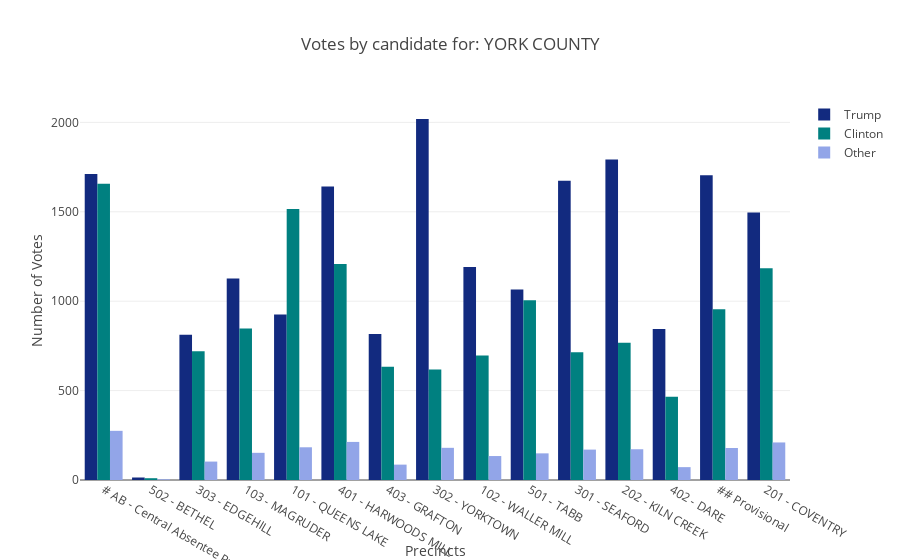

Notebook cell for this chart:
### Code cell
jurisdiction_name='YORK COUNTY'
juris_picker(jurisdiction_name)

### Figure 1 — Plotly figure (JSON) as saved in the notebook; plotly's stock layout.template omitted (floating-point values rounded to 4 significant figures)
{"data": [{"marker": {"color": "#122A7F"}, "name": "Trump", "type": "bar", "uid": "3c8fa4f4-15e9-4d64-86e5-e6addd366d60", "x": ["# AB - Central Absentee Precinct", "502 - BETHEL", "303 - EDGEHILL", "103 - MAGRUDER", "101 - QUEENS LAKE", "401 - HARWOODS MILL", "403 - GRAFTON", "302 - YORKTOWN", "102 - WALLER MILL", "501 - TABB", "301 - SEAFORD", "202 - KILN CREEK", "402 - DARE", "## Provisional", "201 - COVENTRY"], "y": [1712, 14, 812, 1127, 925, 1642, 817, 2019, 1191, 1066, 1674, 1792, 845, 1705, 1496]}, {"marker": {"color": "#008080"}, "name": "Clinton", "type": "bar", "uid": "72873577-ad44-424e-a4bf-e8b337f7fa99", "x": ["# AB - Central Absentee Precinct", "502 - BETHEL", "303 - EDGEHILL", "103 - MAGRUDER", "101 - QUEENS LAKE", "401 - HARWOODS MILL", "403 - GRAFTON", "302 - YORKTOWN", "102 - WALLER MILL", "501 - TABB", "301 - SEAFORD", "202 - KILN CREEK", "402 - DARE", "## Provisional", "201 - COVENTRY"], "y": [1657, 10, 720, 847, 1516, 1208, 634, 618, 697, 1005, 714, 768, 466, 955, 1184]}, {"marker": {"color": "#92A5E8"}, "name": "Other", "type": "bar", "uid": "e3ff18dd-fc5d-4620-a2f1-a34f23d97fae", "x": ["# AB - Central Absentee Precinct", "502 - BETHEL", "303 - EDGEHILL", "103 - MAGRUDER", "101 - QUEENS LAKE", "401 - HARWOODS MILL", "403 - GRAFTON", "302 - YORKTOWN", "102 - WALLER MILL", "501 - TABB", "301 - SEAFORD", "202 - KILN CREEK", "402 - DARE", "## Provisional", "201 - COVENTRY"], "y": [275, 4, 103, 152, 183, 213, 86, 180, 134, 149, 170, 172, 72, 179, 210]}], "layout": {"title": {"text": "Votes by candidate for: YORK COUNTY"}, "xaxis": {"title": {"text": "Precincts"}}, "yaxis": {"title": {"text": "Number of Votes"}}}}
